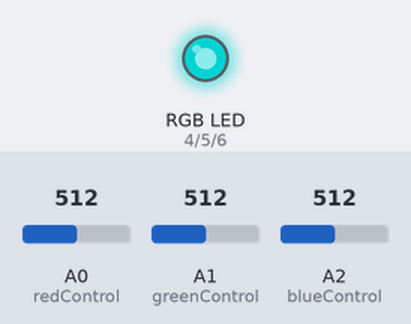
Bench run of a sketch on a simulated Arduino Uno, built with avr-gcc and run on an emulated ATmega328P. On the bench: an RGB LED mixed from three pins (HIGH = lit). Inputs (shaded band) come from the test bench; at power-on: A0 (redControl) = 512, A1 (greenControl) = 512, A2 (blueControl) = 512. Dim RGB values are drawn brighter than linear.

Above: at 1.2 s.
1.3 s: A0 (redControl) set to 526
At 1.6 s:
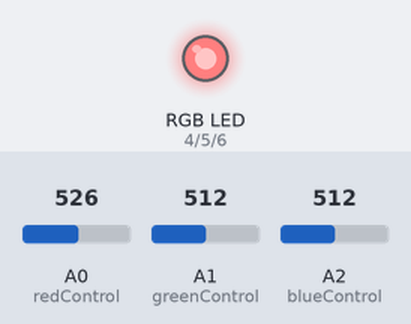
2.8 s: A1 (greenControl) set to 716
At 4.0 s:
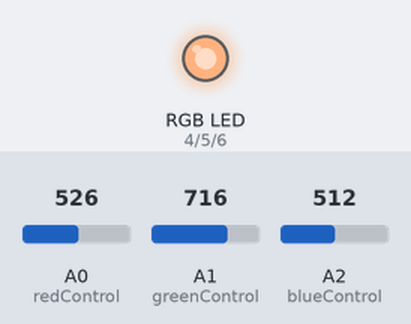
4.3 s: A2 (blueControl) set to 716
At 5.5 s:
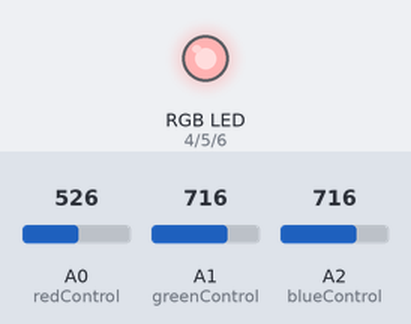
5.8 s: A0 (redControl) set to 511
At 7.0 s:
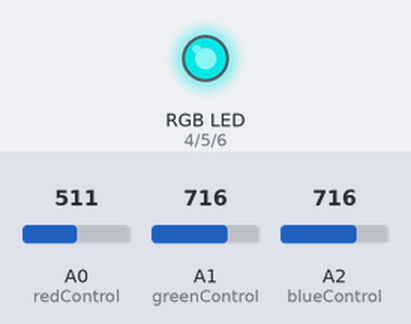
7.3 s: A1 (greenControl) set to 900
At 8.5 s:
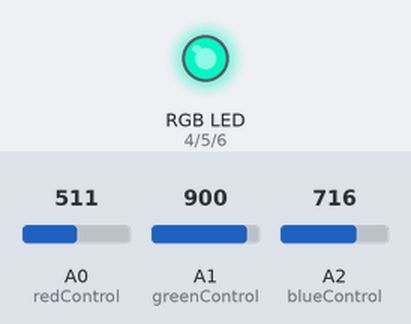
8.8 s: A2 (blueControl) set to 900
At 9.9 s:
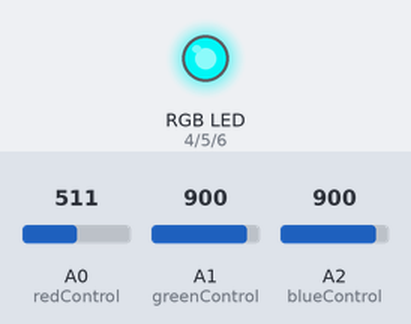
Timing chart, 0 to 11.3 s (numbered marks = the images above; inputs shaded):
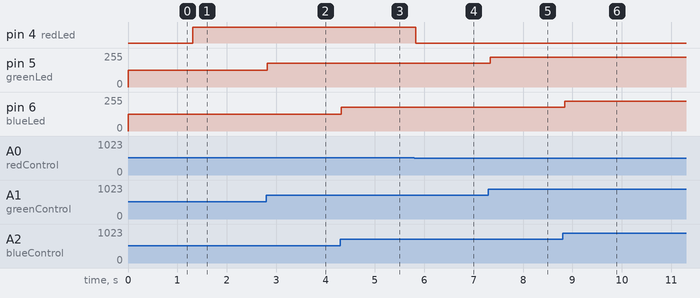

Measured:
- the behaviour switches between 513 and 514 on A0 (redControl) (found by bisection; images 0 and 1)
- after the input at 1.3 s, pin 4 (redLed): LOW → HIGH at once
- after the input at 2.8 s, pin 5 (greenLed): 127/255 → 178/255 at once
- after the input at 4.3 s, pin 6 (blueLed): 127/255 → 178/255 at once
- after the input at 5.8 s, pin 4 (redLed): HIGH → LOW at once
- after the input at 7.3 s, pin 5 (greenLed): 178/255 → 224/255 at once
- after the input at 8.8 s, pin 6 (blueLed): 178/255 → 224/255 after 0.05 s

The sketch:

Potenciometros_RGB.ino
```cpp
const int redControl = A0;
const int greenControl = A1;
const int blueControl = A2;

const int redLed = 4;
const int greenLed = 5;
const int blueLed = 6;

int redLedBright = 0;
int greenLedBright = 0;
int blueLedBright = 0;

int redPotenciometerValue = 0;
int greenPotenciometerValue = 0;
int bluePotenciometerValue = 0;

void setup()
{
    pinMode(redControl, INPUT);
    pinMode(greenControl, INPUT);
    pinMode(blueControl, INPUT);

    pinMode(redLed, OUTPUT);
    pinMode(greenLed, OUTPUT);
    pinMode(blueLed, OUTPUT);
}

void loop()
{
    ConvertPotenciometerToLed(redControl, redPotenciometerValue, redLedBright, redLed);
    ConvertPotenciometerToLed(greenControl, greenPotenciometerValue, greenLedBright, greenLed);
    ConvertPotenciometerToLed(blueControl, bluePotenciometerValue, blueLedBright, blueLed);
    delay(100);
}

void ConvertPotenciometerToLed(int potenciometerOrigin, int potenciometerValue, int ledBright, int ledType)
{
    potenciometerValue = analogRead(potenciometerOrigin);
    ledBright = map(potenciometerValue, 0, 1023, 0, 255);
    analogWrite(ledType, ledBright);
}
```
